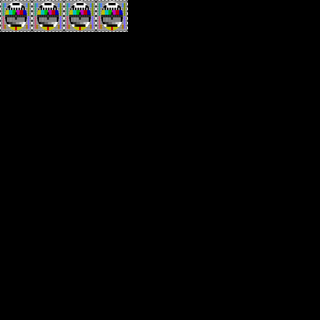

Rendered tile map (Tiled .tmx) drawn with the repository's tilesets; below, a short description and the full map source, tile grids included:
An orthogonal 10x10 tile map with 32x32 px tiles, 1 tile layer (Tile Layer 1), 2 tilesets.

<map version="1.5" tiledversion="1.7.2" orientation="orthogonal" renderorder="right-down" width="10" height="10" tilewidth="32" tileheight="32" infinite="0" nextlayerid="2" nextobjectid="1">
 <tileset firstgid="1" source="Tiles32x32.A.tsx" />
 <tileset firstgid="4" source="Tiles32x32.B.tsx" />
 <layer id="1" name="Tile Layer 1" width="10" height="10">
  <data encoding="csv">
1,2,4,5,0,0,0,0,0,0,
0,0,0,0,0,0,0,0,0,0,
0,0,0,0,0,0,0,0,0,0,
0,0,0,0,0,0,0,0,0,0,
0,0,0,0,0,0,0,0,0,0,
0,0,0,0,0,0,0,0,0,0,
0,0,0,0,0,0,0,0,0,0,
0,0,0,0,0,0,0,0,0,0,
0,0,0,0,0,0,0,0,0,0,
0,0,0,0,0,0,0,0,0,0
</data>
 </layer>
</map>
